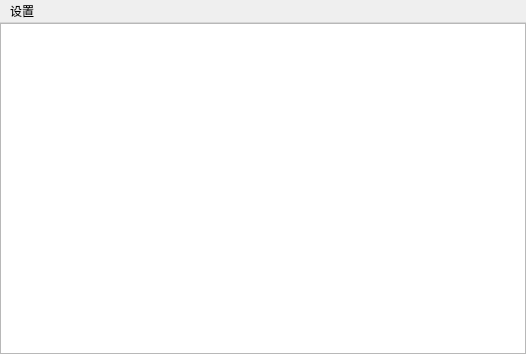
<?xml version="1.0" encoding="UTF-8"?>
<ui version="4.0">
 <class>QTServerClass</class>
 <widget class="QMainWindow" name="QTServerClass">
  <property name="geometry">
   <rect>
    <x>0</x>
    <y>0</y>
    <width>526</width>
    <height>354</height>
   </rect>
  </property>
  <property name="sizePolicy">
   <sizepolicy hsizetype="Expanding" vsizetype="Expanding">
    <horstretch>0</horstretch>
    <verstretch>0</verstretch>
   </sizepolicy>
  </property>
  <property name="windowTitle">
   <string>Server</string>
  </property>
  <widget class="QWidget" name="centralWidget">
   <property name="sizePolicy">
    <sizepolicy hsizetype="Expanding" vsizetype="Expanding">
     <horstretch>0</horstretch>
     <verstretch>0</verstretch>
    </sizepolicy>
   </property>
   <layout class="QHBoxLayout" name="horizontalLayout">
    <property name="leftMargin">
     <number>0</number>
    </property>
    <property name="topMargin">
     <number>0</number>
    </property>
    <property name="rightMargin">
     <number>0</number>
    </property>
    <property name="bottomMargin">
     <number>0</number>
    </property>
    <item>
     <widget class="CMyTableWidget" name="tableWidget">
      <attribute name="horizontalHeaderCascadingSectionResizes">
       <bool>true</bool>
      </attribute>
      <attribute name="horizontalHeaderDefaultSectionSize">
       <number>100</number>
      </attribute>
      <attribute name="horizontalHeaderMinimumSectionSize">
       <number>27</number>
      </attribute>
      <attribute name="verticalHeaderCascadingSectionResizes">
       <bool>false</bool>
      </attribute>
      <attribute name="verticalHeaderDefaultSectionSize">
       <number>30</number>
      </attribute>
      <attribute name="verticalHeaderMinimumSectionSize">
       <number>21</number>
      </attribute>
     </widget>
    </item>
   </layout>
  </widget>
  <widget class="QMenuBar" name="menuBar">
   <property name="geometry">
    <rect>
     <x>0</x>
     <y>0</y>
     <width>526</width>
     <height>23</height>
    </rect>
   </property>
   <widget class="QMenu" name="menu">
    <property name="title">
     <string>设置</string>
    </property>
    <addaction name="actionAddAccount"/>
    <addaction name="actionOption"/>
   </widget>
   <addaction name="menu"/>
  </widget>
  <action name="actionAddAccount">
   <property name="text">
    <string>添加賬號</string>
   </property>
  </action>
  <action name="actionOption">
   <property name="text">
    <string>屬性設置</string>
   </property>
  </action>
 </widget>
 <layoutdefault spacing="6" margin="11"/>
 <customwidgets>
  <customwidget>
   <class>CMyTableWidget</class>
   <extends>QTableWidget</extends>
   <header>cmytablewidget.h</header>
  </customwidget>
 </customwidgets>
 <resources>
  <include location="qtserver.qrc"/>
 </resources>
 <connections/>
</ui>
